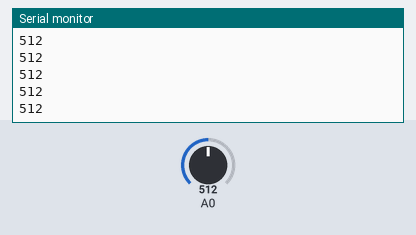
Recording of a sketch running on a simulated Arduino Uno, built with avr-gcc and run on an emulated ATmega328P. Shown: the last lines printed to the serial monitor. The test bench sets the inputs (shaded band); at power-on: A0 = 512.

Above: at 1.2 s.
1.3 s: A0 set to 716
At 2.3 s:
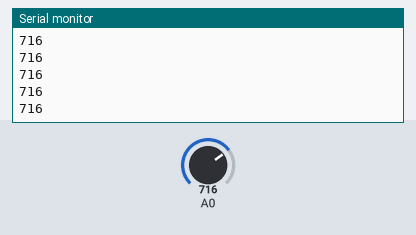
2.8 s: A0 set to 900
At 3.7 s:
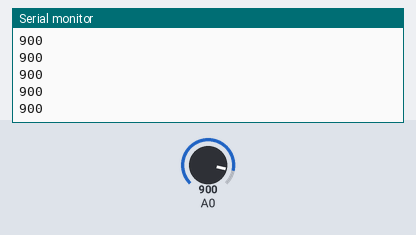
Timing chart, 0 to 5.8 s (numbered marks = the images above; inputs shaded):
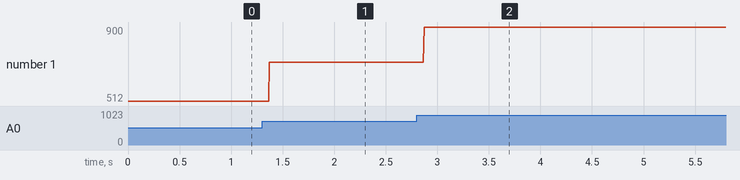

The sketch:

Light_sensor.ino
```cpp
//Light Sensor Seeds studio

void setup() {
//  int 9;
  Serial.begin(9600);
}

void loop() {
  int x=analogRead(A0);
  Serial.println(x);

}
```

Measured:
- after the input at 1.3 s, the serial monitor: prints a new line after 0.07 s (image 1)
- after the input at 2.8 s, the serial monitor: prints a new line after 0.07 s (image 2)
- plotted number 1: 512 → 716 after the input at 1.3 s, 716 → 900 after the input at 2.8 s
